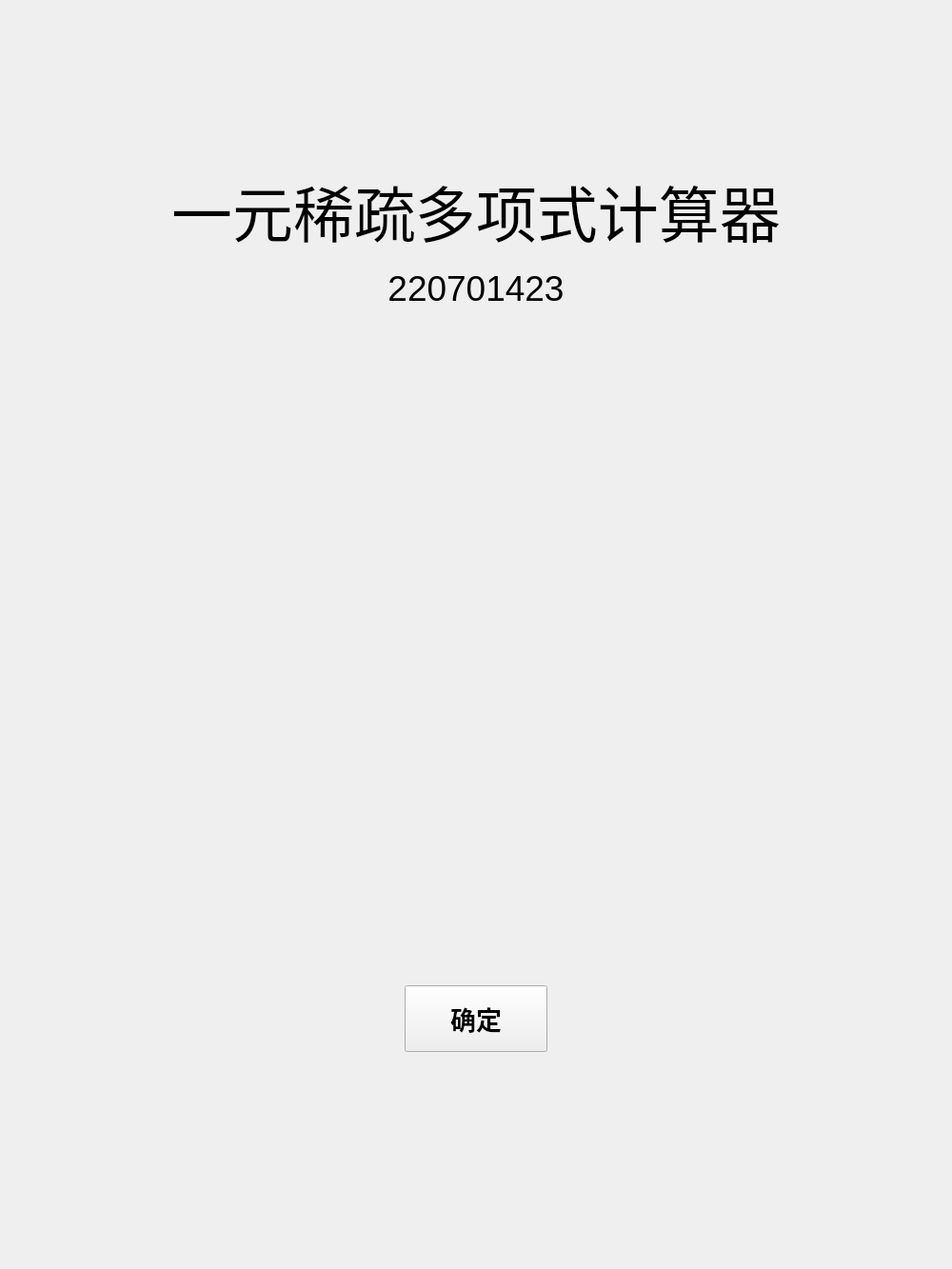
<?xml version="1.0" encoding="UTF-8"?>
<ui version="4.0">
 <class>Information</class>
 <widget class="QWidget" name="Information">
  <property name="geometry">
   <rect>
    <x>0</x>
    <y>0</y>
    <width>1000</width>
    <height>1333</height>
   </rect>
  </property>
  <property name="minimumSize">
   <size>
    <width>1000</width>
    <height>1333</height>
   </size>
  </property>
  <property name="maximumSize">
   <size>
    <width>1000</width>
    <height>1333</height>
   </size>
  </property>
  <property name="font">
   <font>
    <pointsize>9</pointsize>
   </font>
  </property>
  <property name="windowTitle">
   <string>Form</string>
  </property>
  <widget class="QLabel" name="information">
   <property name="geometry">
    <rect>
     <x>0</x>
     <y>0</y>
     <width>1000</width>
     <height>500</height>
    </rect>
   </property>
   <property name="text">
    <string>&lt;html&gt;&lt;head/&gt;&lt;body&gt;&lt;p align=&quot;center&quot;&gt;&lt;span style=&quot; font-size:48pt;&quot;&gt;一元稀疏多项式计算器&lt;/span&gt;&lt;/p&gt;&lt;p align=&quot;center&quot;&gt;&lt;span style=&quot; font-size:28pt;&quot;&gt;220701423&lt;/span&gt;&lt;/p&gt;&lt;/body&gt;&lt;/html&gt;</string>
   </property>
  </widget>
  <widget class="QPushButton" name="pushButton">
   <property name="geometry">
    <rect>
     <x>425</x>
     <y>1035</y>
     <width>150</width>
     <height>70</height>
    </rect>
   </property>
   <property name="font">
    <font>
     <family>宋体</family>
     <pointsize>20</pointsize>
     <weight>75</weight>
     <bold>true</bold>
    </font>
   </property>
   <property name="text">
    <string>确定</string>
   </property>
  </widget>
  <widget class="QLabel" name="pic">
   <property name="geometry">
    <rect>
     <x>0</x>
     <y>0</y>
     <width>1000</width>
     <height>1333</height>
    </rect>
   </property>
   <property name="minimumSize">
    <size>
     <width>1000</width>
     <height>1333</height>
    </size>
   </property>
   <property name="maximumSize">
    <size>
     <width>1000</width>
     <height>1333</height>
    </size>
   </property>
   <property name="text">
    <string/>
   </property>
  </widget>
 </widget>
 <resources/>
 <connections/>
</ui>
